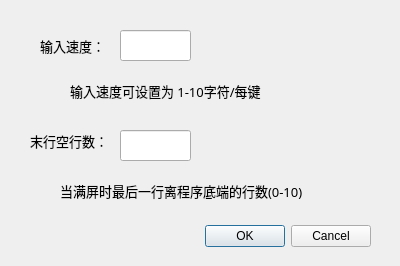
<?xml version="1.0" encoding="UTF-8"?>
<ui version="4.0">
 <class>Dialog</class>
 <widget class="QDialog" name="Dialog">
  <property name="geometry">
   <rect>
    <x>0</x>
    <y>0</y>
    <width>400</width>
    <height>266</height>
   </rect>
  </property>
  <property name="windowTitle">
   <string>设置</string>
  </property>
  <property name="windowIcon">
   <iconset resource="images.qrc">
    <normaloff>:/images/gvim.png</normaloff>:/images/gvim.png</iconset>
  </property>
  <widget class="QDialogButtonBox" name="buttonBox">
   <property name="geometry">
    <rect>
     <x>30</x>
     <y>220</y>
     <width>341</width>
     <height>32</height>
    </rect>
   </property>
   <property name="orientation">
    <enum>Qt::Horizontal</enum>
   </property>
   <property name="standardButtons">
    <set>QDialogButtonBox::Cancel|QDialogButtonBox::Ok</set>
   </property>
  </widget>
  <widget class="QLabel" name="label">
   <property name="geometry">
    <rect>
     <x>40</x>
     <y>30</y>
     <width>61</width>
     <height>31</height>
    </rect>
   </property>
   <property name="font">
    <font>
     <family>微软雅黑</family>
     <pointsize>10</pointsize>
     <weight>50</weight>
     <italic>false</italic>
     <bold>false</bold>
    </font>
   </property>
   <property name="text">
    <string>输入速度：</string>
   </property>
  </widget>
  <widget class="QLabel" name="label_2">
   <property name="geometry">
    <rect>
     <x>30</x>
     <y>130</y>
     <width>81</width>
     <height>21</height>
    </rect>
   </property>
   <property name="font">
    <font>
     <family>微软雅黑</family>
     <pointsize>10</pointsize>
    </font>
   </property>
   <property name="text">
    <string>末行空行数：</string>
   </property>
  </widget>
  <widget class="QLineEdit" name="blanks">
   <property name="geometry">
    <rect>
     <x>120</x>
     <y>130</y>
     <width>71</width>
     <height>31</height>
    </rect>
   </property>
   <property name="font">
    <font>
     <family>微软雅黑</family>
     <pointsize>16</pointsize>
     <weight>75</weight>
     <bold>true</bold>
    </font>
   </property>
   <property name="alignment">
    <set>Qt::AlignCenter</set>
   </property>
  </widget>
  <widget class="QLineEdit" name="speed">
   <property name="geometry">
    <rect>
     <x>120</x>
     <y>30</y>
     <width>71</width>
     <height>31</height>
    </rect>
   </property>
   <property name="font">
    <font>
     <family>微软雅黑</family>
     <pointsize>16</pointsize>
     <weight>75</weight>
     <bold>true</bold>
    </font>
   </property>
   <property name="alignment">
    <set>Qt::AlignCenter</set>
   </property>
  </widget>
  <widget class="QLabel" name="label_3">
   <property name="geometry">
    <rect>
     <x>70</x>
     <y>80</y>
     <width>241</width>
     <height>21</height>
    </rect>
   </property>
   <property name="font">
    <font>
     <family>微软雅黑</family>
     <pointsize>10</pointsize>
    </font>
   </property>
   <property name="text">
    <string>输入速度可设置为 1-10字符/每键</string>
   </property>
  </widget>
  <widget class="QLabel" name="label_4">
   <property name="geometry">
    <rect>
     <x>60</x>
     <y>170</y>
     <width>271</width>
     <height>41</height>
    </rect>
   </property>
   <property name="font">
    <font>
     <family>微软雅黑</family>
     <pointsize>10</pointsize>
    </font>
   </property>
   <property name="text">
    <string>当满屏时最后一行离程序底端的行数(0-10)</string>
   </property>
  </widget>
 </widget>
 <resources>
  <include location="images.qrc"/>
 </resources>
 <connections>
  <connection>
   <sender>buttonBox</sender>
   <signal>accepted()</signal>
   <receiver>Dialog</receiver>
   <slot>accept()</slot>
   <hints>
    <hint type="sourcelabel">
     <x>248</x>
     <y>254</y>
    </hint>
    <hint type="destinationlabel">
     <x>157</x>
     <y>274</y>
    </hint>
   </hints>
  </connection>
  <connection>
   <sender>buttonBox</sender>
   <signal>rejected()</signal>
   <receiver>Dialog</receiver>
   <slot>reject()</slot>
   <hints>
    <hint type="sourcelabel">
     <x>316</x>
     <y>260</y>
    </hint>
    <hint type="destinationlabel">
     <x>286</x>
     <y>274</y>
    </hint>
   </hints>
  </connection>
 </connections>
</ui>
